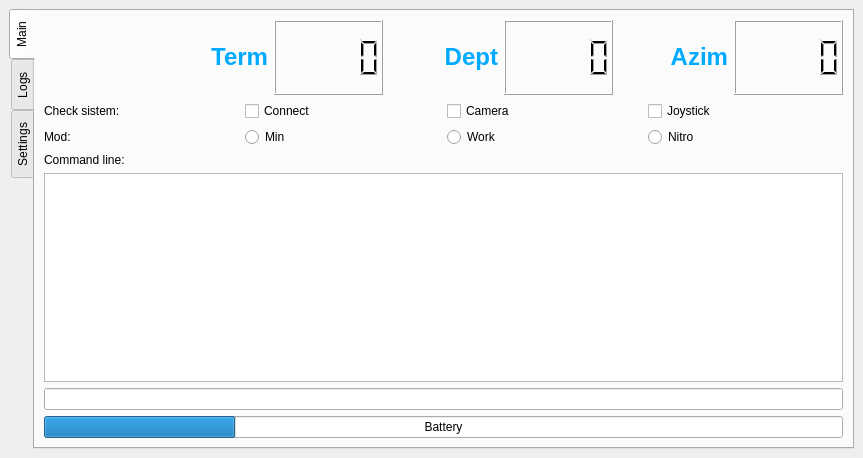
<?xml version="1.0" encoding="UTF-8"?>
<ui version="4.0">
 <class>SoftProteus_2_0</class>
 <widget class="QMainWindow" name="SoftProteus_2_0">
  <property name="geometry">
   <rect>
    <x>0</x>
    <y>0</y>
    <width>863</width>
    <height>458</height>
   </rect>
  </property>
  <property name="windowTitle">
   <string>SoftProteus_2_0</string>
  </property>
  <widget class="QWidget" name="centralwidget">
   <layout class="QHBoxLayout" name="horizontalLayout_4">
    <item>
     <widget class="QTabWidget" name="tabWidget">
      <property name="tabPosition">
       <enum>QTabWidget::West</enum>
      </property>
      <property name="currentIndex">
       <number>0</number>
      </property>
      <widget class="QWidget" name="Main">
       <attribute name="title">
        <string>Main</string>
       </attribute>
       <layout class="QGridLayout" name="gridLayout_2">
        <item row="10" column="0">
         <widget class="QLabel" name="label_7">
          <property name="text">
           <string>Command line:</string>
          </property>
         </widget>
        </item>
        <item row="8" column="0">
         <layout class="QHBoxLayout" name="horizontalLayout_3">
          <item>
           <widget class="QLabel" name="label_5">
            <property name="text">
             <string>Mod:</string>
            </property>
           </widget>
          </item>
          <item>
           <widget class="QRadioButton" name="min">
            <property name="text">
             <string>Min </string>
            </property>
           </widget>
          </item>
          <item>
           <widget class="QRadioButton" name="Work">
            <property name="text">
             <string>Work</string>
            </property>
           </widget>
          </item>
          <item>
           <widget class="QRadioButton" name="Nitro">
            <property name="text">
             <string>Nitro</string>
            </property>
           </widget>
          </item>
         </layout>
        </item>
        <item row="6" column="0">
         <layout class="QHBoxLayout" name="horizontalLayout">
          <item>
           <widget class="QLabel" name="logo">
            <property name="text">
             <string/>
            </property>
            <property name="pixmap">
             <pixmap>urc.png</pixmap>
            </property>
           </widget>
          </item>
          <item>
           <widget class="QLabel" name="label_2">
            <property name="layoutDirection">
             <enum>Qt::LeftToRight</enum>
            </property>
            <property name="text">
             <string>&lt;html&gt;&lt;head/&gt;&lt;body&gt;&lt;p align=&quot;right&quot;&gt;&lt;span style=&quot; font-size:18pt; font-weight:600; color:#00aaff;&quot;&gt;Term&lt;/span&gt;&lt;/p&gt;&lt;/body&gt;&lt;/html&gt;</string>
            </property>
            <property name="textFormat">
             <enum>Qt::AutoText</enum>
            </property>
            <property name="scaledContents">
             <bool>false</bool>
            </property>
            <property name="alignment">
             <set>Qt::AlignRight|Qt::AlignTrailing|Qt::AlignVCenter</set>
            </property>
           </widget>
          </item>
          <item>
           <widget class="QLCDNumber" name="lcdNumber">
            <property name="minimumSize">
             <size>
              <width>50</width>
              <height>75</height>
             </size>
            </property>
           </widget>
          </item>
          <item>
           <widget class="QLabel" name="label">
            <property name="text">
             <string>&lt;html&gt;&lt;head/&gt;&lt;body&gt;&lt;p align=&quot;right&quot;&gt;&lt;span style=&quot; font-size:18pt; font-weight:600; color:#00aaff;&quot;&gt;Dept&lt;/span&gt;&lt;/p&gt;&lt;/body&gt;&lt;/html&gt;</string>
            </property>
            <property name="textFormat">
             <enum>Qt::RichText</enum>
            </property>
            <property name="alignment">
             <set>Qt::AlignRight|Qt::AlignTrailing|Qt::AlignVCenter</set>
            </property>
           </widget>
          </item>
          <item>
           <widget class="QLCDNumber" name="lcdNumber_3"/>
          </item>
          <item>
           <widget class="QLabel" name="label_3">
            <property name="text">
             <string>&lt;html&gt;&lt;head/&gt;&lt;body&gt;&lt;p align=&quot;right&quot;&gt;&lt;span style=&quot; font-size:18pt; font-weight:600; color:#00aaff;&quot;&gt;Azim&lt;/span&gt;&lt;/p&gt;&lt;/body&gt;&lt;/html&gt;</string>
            </property>
            <property name="textFormat">
             <enum>Qt::RichText</enum>
            </property>
            <property name="alignment">
             <set>Qt::AlignRight|Qt::AlignTrailing|Qt::AlignVCenter</set>
            </property>
            <property name="wordWrap">
             <bool>false</bool>
            </property>
            <property name="margin">
             <number>1</number>
            </property>
           </widget>
          </item>
          <item>
           <widget class="QLCDNumber" name="lcdNumber_2"/>
          </item>
         </layout>
        </item>
        <item row="12" column="0">
         <widget class="QLineEdit" name="lineEdit"/>
        </item>
        <item row="11" column="0">
         <widget class="QTextBrowser" name="textBrowser"/>
        </item>
        <item row="13" column="0">
         <widget class="QProgressBar" name="progressBar">
          <property name="layoutDirection">
           <enum>Qt::RightToLeft</enum>
          </property>
          <property name="value">
           <number>24</number>
          </property>
          <property name="invertedAppearance">
           <bool>true</bool>
          </property>
          <property name="format">
           <string>Battery</string>
          </property>
         </widget>
        </item>
        <item row="7" column="0">
         <layout class="QHBoxLayout" name="horizontalLayout_2">
          <item>
           <widget class="QLabel" name="label_4">
            <property name="text">
             <string>Check sistem:</string>
            </property>
           </widget>
          </item>
          <item>
           <widget class="QCheckBox" name="Connect">
            <property name="text">
             <string>Connect</string>
            </property>
           </widget>
          </item>
          <item>
           <widget class="QCheckBox" name="Camera">
            <property name="text">
             <string>Camera </string>
            </property>
           </widget>
          </item>
          <item>
           <widget class="QCheckBox" name="Joystick">
            <property name="text">
             <string>Joystick</string>
            </property>
           </widget>
          </item>
         </layout>
        </item>
       </layout>
      </widget>
      <widget class="QWidget" name="Logs">
       <attribute name="title">
        <string>Logs</string>
       </attribute>
       <layout class="QVBoxLayout" name="verticalLayout_2">
        <item>
         <widget class="QLabel" name="label_6">
          <property name="text">
           <string>Logs:</string>
          </property>
         </widget>
        </item>
        <item>
         <widget class="QTextBrowser" name="textBrowser_2"/>
        </item>
       </layout>
      </widget>
      <widget class="QWidget" name="tab_3">
       <attribute name="title">
        <string>Settings</string>
       </attribute>
       <layout class="QGridLayout" name="gridLayout">
        <item row="0" column="0">
         <layout class="QHBoxLayout" name="horizontalLayout_5">
          <item>
           <widget class="QLabel" name="JoistikLX">
            <property name="text">
             <string>&lt;html&gt;&lt;head/&gt;&lt;body&gt;&lt;p align=&quot;right&quot;&gt;&lt;span style=&quot; font-size:12pt; font-weight:600; color:#00aaff;&quot;&gt;Joistik LX&lt;/span&gt;&lt;/p&gt;&lt;/body&gt;&lt;/html&gt;</string>
            </property>
            <property name="textFormat">
             <enum>Qt::RichText</enum>
            </property>
           </widget>
          </item>
          <item>
           <widget class="QDoubleSpinBox" name="doubleSpinBox_2"/>
          </item>
          <item>
           <widget class="QLabel" name="JoistikRX">
            <property name="text">
             <string>&lt;html&gt;&lt;head/&gt;&lt;body&gt;&lt;p align=&quot;right&quot;&gt;&lt;span style=&quot; font-size:12pt; font-weight:600; color:#00aaff;&quot;&gt;Joistik RX&lt;/span&gt;&lt;/p&gt;&lt;/body&gt;&lt;/html&gt;</string>
            </property>
            <property name="textFormat">
             <enum>Qt::RichText</enum>
            </property>
           </widget>
          </item>
          <item>
           <widget class="QDoubleSpinBox" name="doubleSpinBox"/>
          </item>
         </layout>
        </item>
        <item row="2" column="0">
         <spacer name="horizontalSpacer_8">
          <property name="orientation">
           <enum>Qt::Horizontal</enum>
          </property>
          <property name="sizeHint" stdset="0">
           <size>
            <width>40</width>
            <height>20</height>
           </size>
          </property>
         </spacer>
        </item>
        <item row="3" column="0">
         <layout class="QHBoxLayout" name="horizontalLayout_10">
          <item>
           <widget class="QLabel" name="ServerHost">
            <property name="text">
             <string>&lt;html&gt;&lt;head/&gt;&lt;body&gt;&lt;p&gt;&lt;span style=&quot; font-size:11pt; color:#ffffff;&quot;&gt;Server mod host:&lt;/span&gt;&lt;/p&gt;&lt;/body&gt;&lt;/html&gt;</string>
            </property>
           </widget>
          </item>
          <item>
           <widget class="QRadioButton" name="LocalHost">
            <property name="text">
             <string>LocalHost</string>
            </property>
           </widget>
          </item>
          <item>
           <widget class="QRadioButton" name="RealHost">
            <property name="text">
             <string>RealHost</string>
            </property>
           </widget>
          </item>
         </layout>
        </item>
        <item row="4" column="0">
         <layout class="QHBoxLayout" name="horizontalLayout_8">
          <item>
           <widget class="QLabel" name="host">
            <property name="text">
             <string>&lt;html&gt;&lt;head/&gt;&lt;body&gt;&lt;p align=&quot;right&quot;&gt;&lt;span style=&quot; font-size:12pt; font-weight:600; color:#00aaff;&quot;&gt;HOST&lt;/span&gt;&lt;/p&gt;&lt;/body&gt;&lt;/html&gt;</string>
            </property>
           </widget>
          </item>
          <item>
           <widget class="QLineEdit" name="HOST_Edit"/>
          </item>
          <item>
           <widget class="QLabel" name="port">
            <property name="text">
             <string>&lt;html&gt;&lt;head/&gt;&lt;body&gt;&lt;p align=&quot;right&quot;&gt;&lt;span style=&quot; font-size:12pt; font-weight:600; color:#00aaff;&quot;&gt;PORT&lt;/span&gt;&lt;/p&gt;&lt;/body&gt;&lt;/html&gt;</string>
            </property>
           </widget>
          </item>
          <item>
           <widget class="QLineEdit" name="PORT_Edit"/>
          </item>
         </layout>
        </item>
        <item row="1" column="0">
         <layout class="QHBoxLayout" name="horizontalLayout_6">
          <item>
           <widget class="QLabel" name="lJoistikLY">
            <property name="text">
             <string>&lt;html&gt;&lt;head/&gt;&lt;body&gt;&lt;p align=&quot;right&quot;&gt;&lt;span style=&quot; font-size:12pt; font-weight:600; color:#00aaff;&quot;&gt;Joistik LY&lt;/span&gt;&lt;/p&gt;&lt;/body&gt;&lt;/html&gt;</string>
            </property>
            <property name="textFormat">
             <enum>Qt::RichText</enum>
            </property>
           </widget>
          </item>
          <item>
           <widget class="QDoubleSpinBox" name="doubleSpinBox_3"/>
          </item>
          <item>
           <widget class="QLabel" name="JoistikRY">
            <property name="text">
             <string>&lt;html&gt;&lt;head/&gt;&lt;body&gt;&lt;p align=&quot;right&quot;&gt;&lt;span style=&quot; font-size:12pt; font-weight:600; color:#00aaff;&quot;&gt;Joistik RY&lt;/span&gt;&lt;/p&gt;&lt;/body&gt;&lt;/html&gt;</string>
            </property>
           </widget>
          </item>
          <item>
           <widget class="QDoubleSpinBox" name="doubleSpinBox_4"/>
          </item>
         </layout>
        </item>
        <item row="6" column="0">
         <layout class="QHBoxLayout" name="horizontalLayout_9">
          <item>
           <widget class="QLabel" name="CommandMod">
            <property name="text">
             <string>&lt;html&gt;&lt;head/&gt;&lt;body&gt;&lt;p&gt;&lt;span style=&quot; font-size:11pt; color:#ffffff;&quot;&gt;CommandMod:&lt;/span&gt;&lt;/p&gt;&lt;/body&gt;&lt;/html&gt;</string>
            </property>
           </widget>
          </item>
          <item>
           <widget class="QRadioButton" name="Keyboard">
            <property name="text">
             <string>Keyboard</string>
            </property>
           </widget>
          </item>
          <item>
           <widget class="QRadioButton" name="Joistik">
            <property name="text">
             <string>Joistik</string>
            </property>
           </widget>
          </item>
         </layout>
        </item>
        <item row="5" column="0">
         <spacer name="horizontalSpacer_9">
          <property name="orientation">
           <enum>Qt::Horizontal</enum>
          </property>
          <property name="sizeHint" stdset="0">
           <size>
            <width>40</width>
            <height>20</height>
           </size>
          </property>
         </spacer>
        </item>
        <item row="7" column="0">
         <layout class="QHBoxLayout" name="horizontalLayout_7">
          <item>
           <spacer name="horizontalSpacer">
            <property name="orientation">
             <enum>Qt::Horizontal</enum>
            </property>
            <property name="sizeHint" stdset="0">
             <size>
              <width>40</width>
              <height>20</height>
             </size>
            </property>
           </spacer>
          </item>
          <item>
           <spacer name="horizontalSpacer_3">
            <property name="orientation">
             <enum>Qt::Horizontal</enum>
            </property>
            <property name="sizeHint" stdset="0">
             <size>
              <width>40</width>
              <height>20</height>
             </size>
            </property>
           </spacer>
          </item>
          <item>
           <spacer name="horizontalSpacer_5">
            <property name="orientation">
             <enum>Qt::Horizontal</enum>
            </property>
            <property name="sizeHint" stdset="0">
             <size>
              <width>40</width>
              <height>20</height>
             </size>
            </property>
           </spacer>
          </item>
          <item>
           <spacer name="horizontalSpacer_7">
            <property name="orientation">
             <enum>Qt::Horizontal</enum>
            </property>
            <property name="sizeHint" stdset="0">
             <size>
              <width>40</width>
              <height>20</height>
             </size>
            </property>
           </spacer>
          </item>
          <item>
           <widget class="QPushButton" name="ReadSettings">
            <property name="text">
             <string>Read</string>
            </property>
           </widget>
          </item>
          <item>
           <widget class="QPushButton" name="SaveSettings">
            <property name="text">
             <string>Save</string>
            </property>
           </widget>
          </item>
          <item>
           <spacer name="horizontalSpacer_6">
            <property name="orientation">
             <enum>Qt::Horizontal</enum>
            </property>
            <property name="sizeHint" stdset="0">
             <size>
              <width>40</width>
              <height>20</height>
             </size>
            </property>
           </spacer>
          </item>
          <item>
           <spacer name="horizontalSpacer_4">
            <property name="orientation">
             <enum>Qt::Horizontal</enum>
            </property>
            <property name="sizeHint" stdset="0">
             <size>
              <width>40</width>
              <height>20</height>
             </size>
            </property>
           </spacer>
          </item>
          <item>
           <spacer name="horizontalSpacer_2">
            <property name="orientation">
             <enum>Qt::Horizontal</enum>
            </property>
            <property name="sizeHint" stdset="0">
             <size>
              <width>40</width>
              <height>20</height>
             </size>
            </property>
           </spacer>
          </item>
          <item>
           <widget class="QPushButton" name="Connect_2">
            <property name="text">
             <string>Connect</string>
            </property>
           </widget>
          </item>
         </layout>
        </item>
       </layout>
      </widget>
     </widget>
    </item>
   </layout>
  </widget>
 </widget>
 <resources/>
 <connections/>
</ui>
